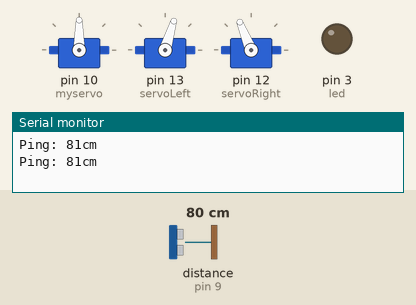
Simulated run of this sketch. Board: Arduino Uno, built with avr-gcc and run on an emulated ATmega328P. On the bench: 3 × servo, output pins drawn as LEDs (lit = HIGH), the last lines printed to the serial monitor. Inputs (shaded band) come from the test bench; at power-on: distance to the obstacle (sensor on pin 9) 80 cm. The echo pulse lasts 58.3 µs per cm.

Above: at 4.9 s.
5.0 s: distance to the obstacle (sensor on pin 9) set to 2 cm
At 5.7 s:
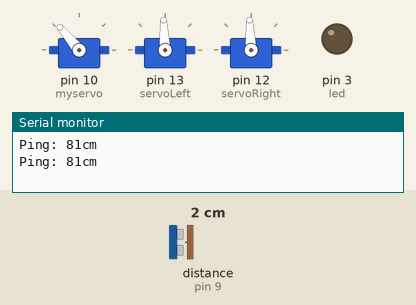
At 7.2 s:
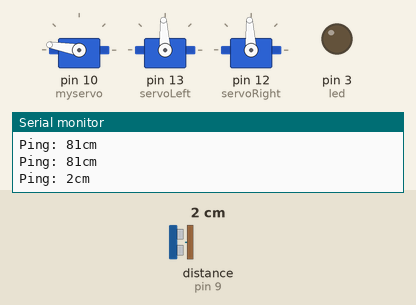
11.2 s: distance to the obstacle (sensor on pin 9) set to 35 cm
At 14.8 s:
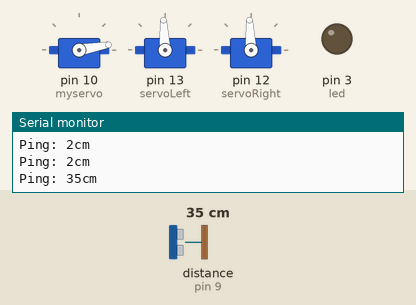
17.5 s: distance to the obstacle (sensor on pin 9) set to 23 cm
At 21.0 s:
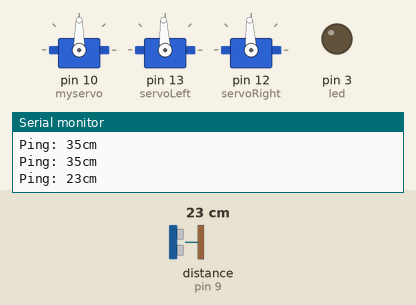
25.5 s: distance to the obstacle (sensor on pin 9) set to 19 cm
33.5 s: distance to the obstacle (sensor on pin 9) set to 60 cm
41.5 s: distance to the obstacle (sensor on pin 9) set to 4 cm
Timing chart, 0 to 56.0 s (numbered marks = the images above; inputs shaded):
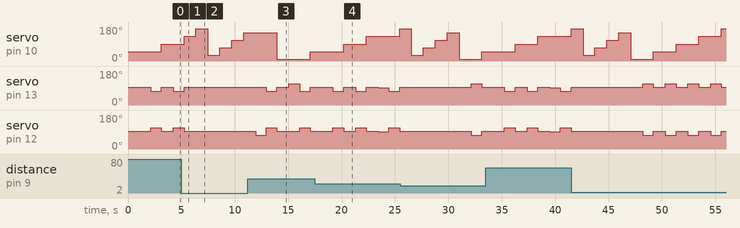

Measured:
- after the input at 5.0 s, servo on pin 13 (servoLeft), servo on pin 12 (servoRight): goes on until 5.2 s, then stays 93°
- by itself, servo on pin 10 (myservo): ramps from 10° to 170° and jumps back, once every 4.5 s

The sketch:

MovingPingX3ServoX2LedDirectionsIntelligence.ino
```cpp
/**
*
* @Author: Fukakai
* 03.06.2013
* Ping, servo, led and directions
*/
#include <NewPing.h>                                     //NewPing library
#include <Servo.h>                                       //Wheel Servo Library

#define TRIGGER_PIN  9                                  //listener pin
#define ECHO_PIN     9                                  //active pin
#define MAX_PING_DISTANCE 400                            // power

//Led
int led = 3;                                              //led pin

//sonar
NewPing sonar(TRIGGER_PIN, ECHO_PIN, MAX_PING_DISTANCE);  //sonar declaration
int distance_for_reaction = 20;                           // in centimeters
int pos = 10;    // variable to store the servo position
Servo myservo;  // create servo object to control a servo
                // a maximum of eight servo objects can be created

//wheels
Servo servoLeft;                                         // Left Wheel
Servo servoRight;                                        // Right Wheel
int variator = 200;                                      // Positive is turn under the direction of clockwise
                                                         // Negative is turn on the oposite of the direction of clockwise
int little_variator = variator/10;                       // Positive is turn under the direction of clockwise
                                                         // Negative is turn on the oposite of the direction of clockwise

//other
int way_find = 0;                                        //if this number is not reset to 0 and arrive to 6, we can't find a way to go, so, go back !

void setup() {
  //led
  pinMode(led, OUTPUT);

  //sonar
  Serial.begin(115200);
  myservo.attach(10);  // attaches the servo on pin 9 to the servo object                 // in steps of 1 degree
  myservo.write(0);

  //wheels
  servoLeft.attach(13);                     // Attach left wheel signal to pin 13
  servoRight.attach(12);                    // Attach right wheel signal to pin 12
}

void loop() {
  pos=(pos+40)%180;                  //5 arrêts
  myservo.write(pos);

  //Serial.print("pos: ");
  //Serial.print(pos);
  //Serial.println(" ");

  maneuver(0, 0, 1000);      // Forward 1 seconds

  //delay(500);
  int uS = sonar.ping_median(5);
  Serial.print("Ping: ");
  Serial.print(uS / US_ROUNDTRIP_CM);
  Serial.println("cm");

  go_away(pos,uS / US_ROUNDTRIP_CM);
}

void go_away(int pos,int dist){
  //cycle is : 10-50-90-130-170 and 30-70-110-150-10
  //cycle is : 0-40-80-120-160 and 20-60-100-140-0
  if(dist > distance_for_reaction){
    switch (pos) {
      case 10:
        maneuver(variator, 0, 1000);                         // FULL RIGHT 1 seconds
        maneuver(-variator, -variator, 1000);                // GO FORWARD 1 seconds
        way_find = 0;                                        // we can move ! YEAH ! so, we need to search new directions and reset this to 0;
        break;
      case 30:
        maneuver(variator, 0, 1000);                         // FULL RIGHT 1 seconds
        maneuver(-variator, -variator, 1000);                // GO FORWARD 1 seconds
        way_find = 0;                                        // we can move ! YEAH ! so, we need to search new directions and reset this to 0;
        break;
      case 50:
        maneuver(little_variator, -little_variator, 1000);   // LITTLE Right 1 seconds
        maneuver(-variator, -variator, 1000);                // GO FORWARD 1 seconds
        way_find = 0;                                        // we can move ! YEAH ! so, we need to search new directions and reset this to 0;
        break;
      case 70:
        maneuver(little_variator, -little_variator, 1000);   // LITTLE Right 1 seconds
        maneuver(-variator, -variator, 1000);                // GO FORWARD 1 seconds
        way_find = 0;                                        // we can move ! YEAH ! so, we need to search new directions and reset this to 0;
        break;
      case 90:
        maneuver(-variator, -variator, 1000);                // FULL CENTER 1 seconds
        way_find = 0;                                        // we can move ! YEAH ! so, we need to search new directions and reset this to 0;
        break;
      case 110:
        maneuver(-little_variator, little_variator, 1000);   // LITTLE LEFT 1 seconds
        maneuver(-variator, -variator, 1000);                // GO FORWARD 1 seconds
        way_find = 0;                                        // we can move ! YEAH ! so, we need to search new directions and reset this to 0;
        break;
      case 130:
        maneuver(-little_variator, little_variator, 1000);   // LITTLE LEFT 1 seconds
        maneuver(-variator, -variator, 1000);                // GO FORWARD 1 seconds
        way_find = 0;                                        // we can move ! YEAH ! so, we need to search new directions and reset this to 0;
        break;
      case 150:
        maneuver(-0, variator, 1000);                        // FULL LEFT 1 seconds
        maneuver(-variator, -variator, 1000);                // GO FORWARD 1 seconds
        way_find = 0;                                        // we can move ! YEAH ! so, we need to search new directions and reset this to 0;
        break;
      case 170:                                              // FULL LEFT
        maneuver(-0, variator, 1000);                        // Left 1 seconds
        maneuver(-variator, -variator, 1000);                // GO FORWARD 1 seconds
        way_find = 0;                                        // we can move ! YEAH ! so, we need to search new directions and reset this to 0;
        break;
      default: break;
        // if nothing else matches, do the default
        // default is optional
    }
  }else{
      way_find++;                                //the direction cannot be used, so we save it, if this number > 5, we hav'nt find a good way and we need to go back !
      if(way_find > 5){
        maneuver(variator, variator, 1000);        // Back 2 seconds
      }
  }
}

void maneuver(int speedLeft, int speedRight, int msTime)
{
  // speedLeft, speedRight ranges: Backward  Linear  Stop  Linear   Forward
  //                               -200      -100......0......100       200
  servoLeft.writeMicroseconds(1500 + speedLeft);   // Set Left servo speed
  servoRight.writeMicroseconds(1500 - speedRight); // Set right servo speed
  if(msTime==-1)                                   // if msTime = -1
  {
    servoLeft.detach();                            // Stop servo signals
    servoRight.detach();
  }
  delay(msTime);                                   // Delay for msTime}
}
```
